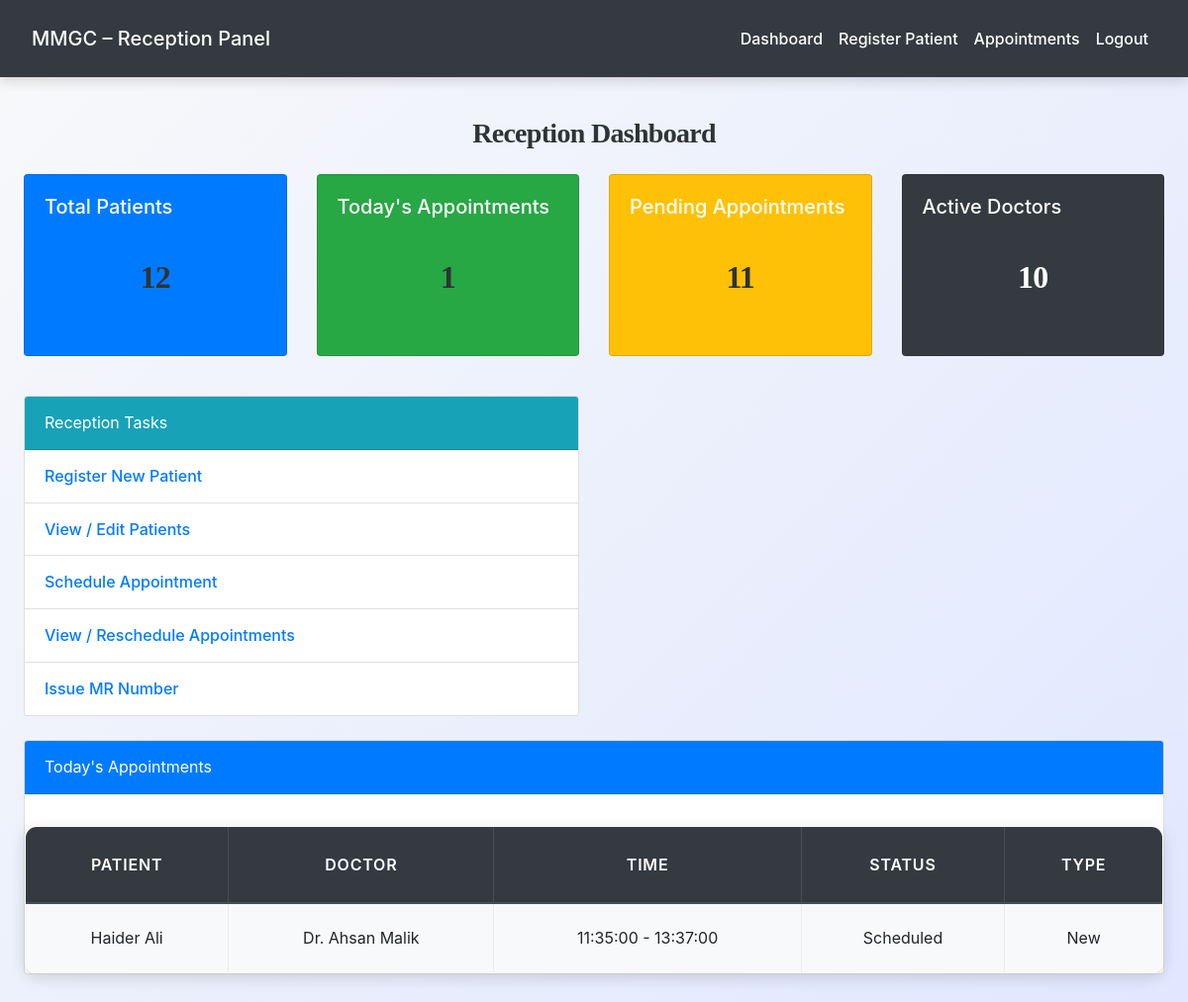
/reception/reception_dashboard.php (signed in), run on the app's committed database.
### tables this page shows
CREATE TABLE `appointments` (
  `id` int(11) NOT NULL,
  `patient_id` int(11) NOT NULL,
  `doctor_id` int(11) NOT NULL,
  `appointment_date` date NOT NULL,
  `start_time` time NOT NULL,
  `end_time` time NOT NULL,
  `status` enum('scheduled','confirmed','completed','cancelled','no-show') DEFAULT 'scheduled',
  `appointment_type` enum('new','follow-up') DEFAULT 'new',
  `notes` text DEFAULT NULL,
  `created_at` timestamp NOT NULL DEFAULT current_timestamp()
);

CREATE TABLE `patients` (
  `id` int(11) NOT NULL,
  `mr_number` varchar(20) NOT NULL,
  `name` varchar(100) NOT NULL,
  `email` varchar(100) DEFAULT NULL,
  `phone` varchar(15) NOT NULL,
  `password` varchar(255) DEFAULT NULL,
  `date_of_birth` date DEFAULT NULL,
  `gender` enum('male','female','other') DEFAULT NULL,
  `blood_group` varchar(5) DEFAULT NULL,
  `address` text DEFAULT NULL,
  `guardian_name` varchar(100) DEFAULT NULL,
  `guardian_phone` varchar(15) DEFAULT NULL,
  `registration_date` date DEFAULT curdate(),
  `status` enum('active','inactive') DEFAULT 'active',
  `created_at` timestamp NOT NULL DEFAULT current_timestamp()
);

CREATE TABLE `doctors` (
  `id` int(11) NOT NULL,
  `full_name` varchar(150) NOT NULL,
  `email` varchar(150) DEFAULT NULL,
  `phone` varchar(50) DEFAULT NULL,
  `password` varchar(255) DEFAULT NULL,
  `specialization` varchar(150) DEFAULT NULL,
  `qualification` varchar(150) DEFAULT NULL,
  `experience_years` int(11) DEFAULT NULL,
  `consultation_fee` decimal(10,2) DEFAULT NULL,
  `profile_image` varchar(255) DEFAULT NULL,
  `bio` text DEFAULT NULL,
  `status` enum('active','inactive','on_leave') DEFAULT 'active',
  `created_at` timestamp NOT NULL DEFAULT current_timestamp()
);

### reception/reception_dashboard.php (the view, shortened to what this page needs)
<?php
require_once('../config.php');
$patients_count = $conn->query("SELECT COUNT(*) AS total FROM patients")->fetch_assoc()['total'];
$today_appointments = $conn->query("
    SELECT COUNT(*) AS total
    FROM appointments
    WHERE appointment_date = CURDATE()
")->fetch_assoc()['total'];
$pending_appointments = $conn->query("
    SELECT COUNT(*) AS total
    FROM appointments
    WHERE status IN ('scheduled','confirmed')
")->fetch_assoc()['total'];
$doctors_count = $conn->query("SELECT COUNT(*) AS total FROM doctors WHERE status='active'")->fetch_assoc()['total'];
?>
<!DOCTYPE html>
<html>
<head>
    <link rel="stylesheet" href="https://maxcdn.bootstrapcdn.com/bootstrap/4.5.2/css/bootstrap.min.css">
    <link rel="stylesheet" href="../css/style.css">
</head>
<body>
<div class="container mt-4">
    <h3 class="mb-4">Reception Dashboard</h3>
    <div class="row">
        <div class="col-md-3 mb-3">
            <div class="card text-white bg-primary">
                <div class="card-body">
                    <h5>Total Patients</h5>
                    <h2><?= $patients_count ?></h2>
                </div>
            </div>
        </div>
        <div class="col-md-3 mb-3">
            <div class="card text-white bg-success">
                <div class="card-body">
                    <h5>Today's Appointments</h5>
                    <h2><?= $today_appointments ?></h2>
                </div>
            </div>
        </div>
        <div class="col-md-3 mb-3">
            <div class="card text-white bg-warning">
                <div class="card-body">
                    <h5>Pending Appointments</h5>
                    <h2><?= $pending_appointments ?></h2>
                </div>
            </div>
        </div>
        <div class="col-md-3 mb-3">
            <div class="card text-white bg-dark">
                <div class="card-body">
                    <h5>Active Doctors</h5>
                    <h2 class="text-white"><?= $doctors_count ?></h2>
                </div>
            </div>
        </div>
    </div>
    <div class="row mt-4">
        <div class="col-md-6">
            <div class="card">
                <div class="card-header bg-info text-white">
                    Reception Tasks
                </div>
                <ul class="list-group list-group-flush">
                    <li class="list-group-item">
                        <a href="reception_view_patients.php">Register New Patient</a>
                    </li>
                    <li class="list-group-item">
                        <a href="reception_view_patients.php">View / Edit Patients</a>
                    </li>
                    <li class="list-group-item">
                        <a href="add_appointment.php">Schedule Appointment</a>
                    </li>
                    <li class="list-group-item">
                        <a href="view_appointments.php">View / Reschedule Appointments</a>
                    </li>
                    <li class="list-group-item">
                        <a href="view_appointments.php">Issue MR Number</a>
                    </li>
                </ul>
            </div>
        </div>
    </div>
    <div class="card mt-4">
        <div class="card-header bg-primary text-white">
            Today's Appointments
        </div>
        <div class="card-body p-0">
            <table class="table table-bordered table-striped mb-0">
                <thead class="thead-dark">
                    <tr>
                        <th>Patient</th>
                        <th>Doctor</th>
                        <th>Time</th>
                        <th>Status</th>
                        <th>Type</th>
                    </tr>
                </thead>
                <tbody>
                <?php
                $today_list = $conn->query("
                    SELECT a.*, p.name AS patient_name, d.full_name AS doctor_name
                    FROM appointments a
                    LEFT JOIN patients p ON a.patient_id = p.id
                    LEFT JOIN doctors d ON a.doctor_id = d.id
                    WHERE a.appointment_date = CURDATE()
                    ORDER BY a.start_time ASC
                ");
                if ($today_list->num_rows > 0):
                    while ($row = $today_list->fetch_assoc()):
                ?>
                    <tr>
                        <td><?= $row['patient_name'] ?></td>
                        <td><?= $row['doctor_name'] ?></td>
                        <td><?= $row['start_time'] ?> - <?= $row['end_time'] ?></td>
                        <td><?= ucfirst($row['status']) ?></td>
                        <td><?= ucfirst($row['appointment_type']) ?></td>
                    </tr>
                <?php
                    endwhile;
                else:
                ?>
                    <tr>
                        <td colspan="5" class="text-center">No appointments today</td>
                    </tr>
                <?php endif; ?>
                </tbody>
            </table>
        </div>
    </div>
</div>
</body>
</html>

### css/style.css (style rules this page uses)
:root { --primary: #007bff; --secondary: #6c757d; --success: #28a745; --info: #17a2b8; --warning: #ffc107; --danger: #dc3545; --light: #f8f9fa; --dark: #2d3436; --accent: #ff6f61; --highlight: #6f42c1; --shadow: rgba(0, 0, 0, 0.15); --transition: all 0.3s ease-in-out; }
body { font-family: 'Inter', 'Segoe UI', Tahoma, Geneva, Verdana, sans-serif; background: linear-gradient(135deg, var(--light) 0%, #e0e7ff 100%); color: var(--dark); line-height: 1.8; margin: 0; padding: 0; min-height: 100vh; font-size: 16px; }
h1, h2, h3, h4 { text-align: center; margin: 2.5rem 0; font-family: 'Georgia', 'Times New Roman', serif; color: var(--dark); font-weight: 700; letter-spacing: -0.025em; }
h2 { font-size: 2rem; }
h3 { font-size: 1.75rem; }
.container { max-width: 1200px; margin: 0 auto 3rem; padding: 0 1.5rem; }
.table { width: 100%; border-collapse: collapse; margin: 2rem 0; font-size: 1rem; background-color: #ffffff; border-radius: 12px; overflow: hidden; box-shadow: 0 4px 16px var(--shadow); transition: var(--transition); }
.table th, .table td { padding: 1.25rem; border: 1px solid #e9ecef; text-align: center; vertical-align: middle; }
.table thead th { background-color: rgb(0, 0, 0); color: white; font-weight: 600; text-transform: uppercase; letter-spacing: 0.05em; padding: 1.5rem; }
.table tbody tr { transition: var(--transition); }
.table tbody tr:nth-child(odd) { background-color: var(--light); }
a { color: var(--primary); text-decoration: none; font-weight: 500; transition: var(--transition); }

### data on the page
appointments: patient.name "Haider Ali", doctor.full_name "Dr. Ahsan Malik", start_time "11:35:00", end_time "13:37:00", status "Scheduled", appointment_type "New"

### other printed values
$patients_count "12"
$today_appointments "1"
$pending_appointments "11"
$doctors_count "10"
